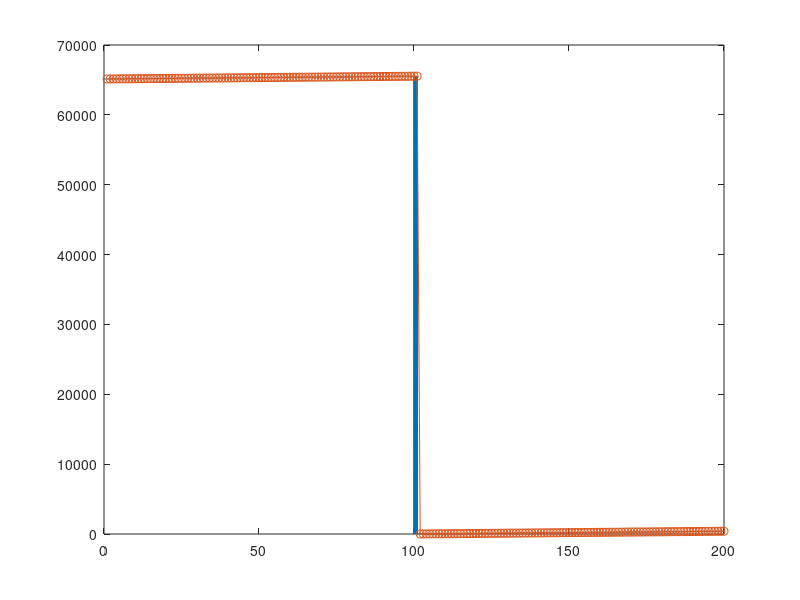

Recreate this plot in MATLAB.
function r=test_code()
    x=[2^14-100:1:2^14-1 0:99];%;;
    r=zeros(1,numel(x));
    for i=1:numel(x)
        y = x(i)*ones(1,100)+randn(1,100)*0.1;
        y(y>2^14)= y(y>2^14)-2^14;
        y(y<0)= y(y<0)+2^14;
        r(i) = sampleMeanEncoder(100,y);
        Y((i-1)*100+1:i*100)=y;
    end
    plot(linspace(0,numel(x),numel(Y)),Y*4);
    hold on
    plot(r,'-o');
end

function m=sampleMeanEncoder(numSamples,X)
    x=0;
    last=0;
    mean=0;
    max=0;
    min=0;
    for i=1:numSamples
        last=x;
        x=(X(i)*4);

        if i==1
            last=x;
            min=x;
            max=x;
        end

        if abs(last-x)>65536/2
            if last>x
                x=x+65536;
            else
                x=x-65536;
            end

        end


        if x>max
            max=x;
        end
        if x<min
            min=x;
        end

        mean=mean+(x);
     end

    m = mean/numSamples;
 end